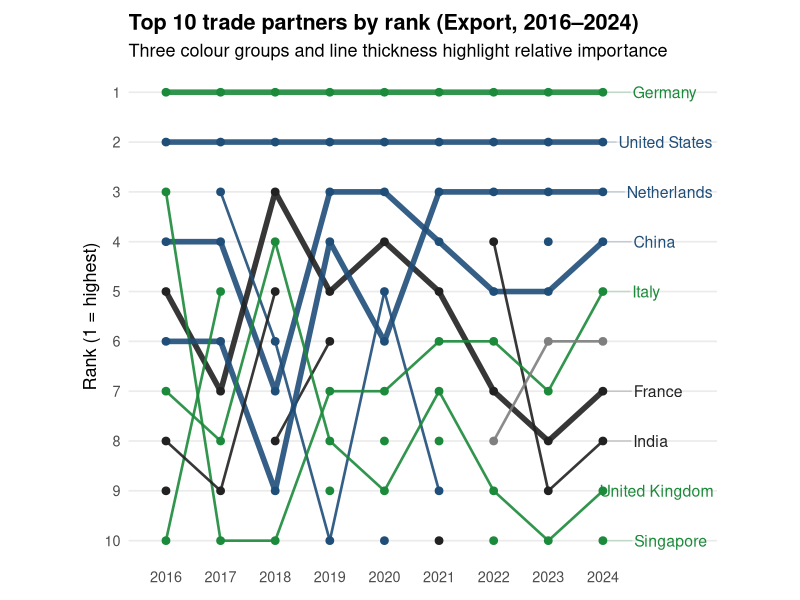

The R script that drew this image:
library(tidyverse)
library(ggrepel)

# --- Load data ---
df <- readr::read_csv("1_Total_Countrywise_IndustryWise_YearWise_Export_Import.csv") %>%
  mutate(Year = as.integer(Year))

trade_focus <- "Export"
top_n <- 10

# --- Aggregate ---
year_country <- df %>%
  filter(Trade_Type == trade_focus) %>%
  group_by(Year, Country) %>%
  summarise(value = sum(Total_Amount_CHF, na.rm = TRUE), .groups = "drop")

# --- Stable country set (appears in top 10 at least once) ---
top_countries <- year_country %>%
  group_by(Year) %>%
  slice_max(value, n = top_n, with_ties = FALSE) %>%
  ungroup() %>%
  distinct(Country) %>%
  pull(Country)

# --- Rank ---
ranked <- year_country %>%
  filter(Country %in% top_countries) %>%
  group_by(Year) %>%
  mutate(rank = dense_rank(desc(value))) %>%
  ungroup() %>%
  filter(rank <= top_n)

# --- Complete years (smooth lines) ---
years_full <- sort(unique(ranked$Year))

ranked_full <- ranked %>%
  select(Year, Country, rank) %>%
  complete(Year = years_full, Country, fill = list(rank = NA_integer_)) %>%
  arrange(Country, Year)

# --- Determine TOP 5 countries by average rank (importance) ---
top5 <- ranked %>%
  group_by(Country) %>%
  summarise(avg_rank = mean(rank, na.rm = TRUE), .groups = "drop") %>%
  arrange(avg_rank) %>%
  slice(1:5) %>%
  pull(Country)

ranked_full <- ranked_full %>%
  mutate(
    importance = if_else(Country %in% top5, "Top 5", "Other"),
    line_width = if_else(importance == "Top 5", 1.9, 0.9)
  )

# --- Colour groups: green / blue / black ---
# Assign countries evenly to 3 groups
countries <- ranked_full %>%
  distinct(Country) %>%
  arrange(Country) %>%
  pull(Country)

color_groups <- rep(c("Green", "Blue", "Black"), length.out = length(countries))
names(color_groups) <- countries

ranked_full <- ranked_full %>%
  mutate(color_group = color_groups[Country])

ranked <- ranked %>%
  mutate(color_group = color_groups[Country])

# --- Saturated palettes (no pastel) ---
palette <- c(
  "Green" = "#1B8A3A",   # deep emerald
  "Blue"  = "#1F4E79",   # steel blue
  "Black" = "#222222"    # soft black
)

# --- Labels (right side only) ---
last_year <- max(years_full)
lab_right <- ranked %>% filter(Year == last_year)

# --- Plot ---
ggplot(ranked_full, aes(x = Year, y = rank, group = Country)) +
  geom_line(
    aes(color = color_group, linewidth = line_width),
    alpha = 0.9,
    na.rm = TRUE
  ) +
  geom_point(
    data = ranked,
    aes(color = color_group),
    size = 2.3
  ) +
  scale_color_manual(values = palette) +
  scale_linewidth_identity() +
  scale_y_reverse(breaks = 1:top_n) +
  guides(color = "none", linewidth = "none") +
  labs(
    title = paste0("Top ", top_n, " trade partners by rank (", trade_focus, ", ", min(years_full), "–", last_year, ")"),
    subtitle = "Three colour groups and line thickness highlight relative importance",
    x = NULL,
    y = "Rank (1 = highest)"
  ) +
  geom_text_repel(
    data = lab_right %>% filter(!is.na(rank)),
    aes(label = Country, color = color_group),
    nudge_x = 0.55,
    direction = "y",
    hjust = 0,
    size = 4,
    segment.alpha = 0.2,
    box.padding = 0.25,
    max.overlaps = Inf,
    show.legend = FALSE
  ) +
  coord_cartesian(clip = "off") +
  scale_x_continuous(
    breaks = years_full,
    expand = expansion(mult = c(0.08, 0.18))
  ) +
  theme_minimal(base_size = 13) +
  theme(
    panel.grid.minor = element_blank(),
    panel.grid.major.x = element_blank(),
    plot.title = element_text(face = "bold"),
    plot.margin = margin(10, 60, 10, 60)
  )

